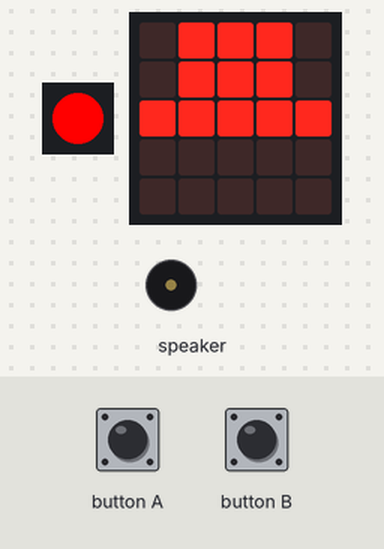
A program run on a simulated Calliope mini (MakeCode). Parts: 1 RGB LEDs in strip order, left to right, the board's 5×5 LED display, buzzer (waves = sounding). Inputs (shaded band) come from the test bench.

Above: at 8.2 s.
8.3 s: button A pressed for 0.15 s
At 9.13 s:
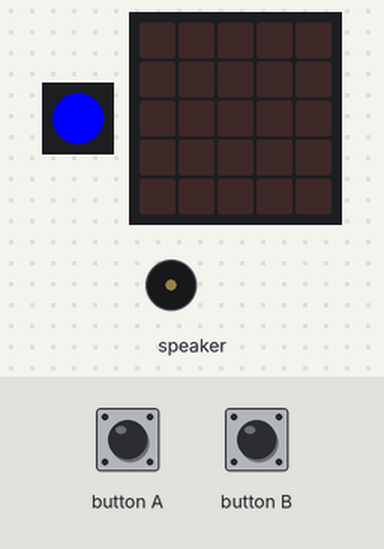
At 9.8 s:
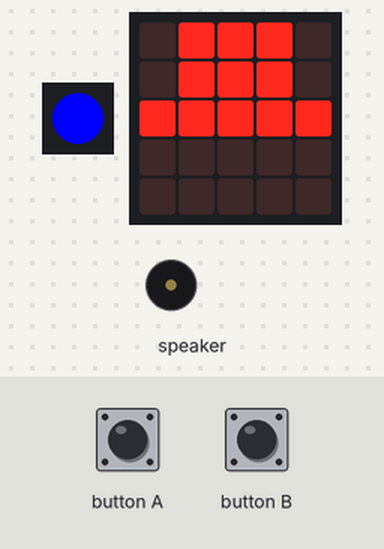
11.4 s: button B pressed for 0.15 s
At 11.77 s:
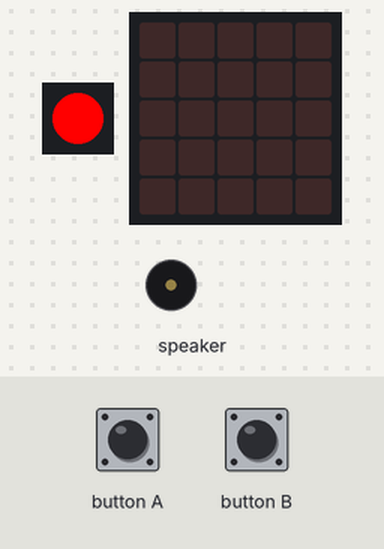
Timing chart, 0 to 14.4 s (numbered marks = the images above; inputs shaded):
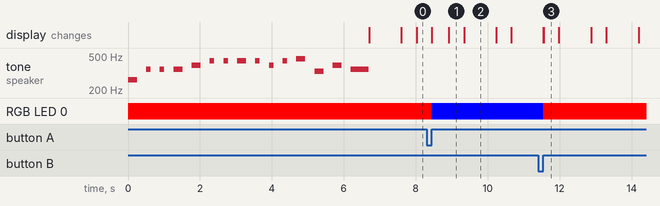

Measured:
- what the display in image 1 shows lasts 0.4 s, from 8.9 s to 9.3 s
- what the display in image 2 shows lasts 0.9 s, from 9.3 s to 10.2 s

The program:

main.ts
```typescript
input.onButtonPressed(Button.A, function () {
    basic.setLedColor(0x0000ff)
})
input.onButtonPressed(Button.B, function () {
    basic.setLedColor(0xff0000)
})
basic.setLedColor(0xff0000)
music.playTone(262, music.beat(BeatFraction.Half))
basic.pause(250)
music.playTone(349, music.beat(BeatFraction.Quarter))
basic.pause(250)
music.playTone(349, music.beat(BeatFraction.Quarter))
basic.pause(250)
music.playTone(349, music.beat(BeatFraction.Half))
basic.pause(250)
music.playTone(392, music.beat(BeatFraction.Half))
basic.pause(250)
music.playTone(440, music.beat(BeatFraction.Quarter))
basic.pause(250)
music.playTone(440, music.beat(BeatFraction.Quarter))
basic.pause(250)
music.playTone(440, music.beat(BeatFraction.Half))
basic.pause(250)
music.playTone(440, music.beat(BeatFraction.Quarter))
basic.pause(250)
music.playTone(392, music.beat(BeatFraction.Quarter))
basic.pause(250)
music.playTone(440, music.beat(BeatFraction.Quarter))
basic.pause(250)
music.playTone(466, music.beat(BeatFraction.Half))
basic.pause(250)
music.playTone(330, music.beat(BeatFraction.Half))
basic.pause(250)
music.playTone(392, music.beat(BeatFraction.Half))
basic.pause(250)
music.playTone(349, music.beat(BeatFraction.Whole))
basic.forever(function () {
    basic.showLeds(`
        . # # # .
        . # # # .
        # # # # #
        . . . . .
        . . . . .
        `)
    basic.pause(500)
    basic.showLeds(`
        . . . . .
        . . . . .
        . . . . .
        . . . . .
        . . . . .
        `)
})
```

test.ts
```typescript
// Hier kann man Tests durchführen; diese Datei wird nicht kompiliert, wenn dieses Paket als Erweiterung verwendet wird.
```
